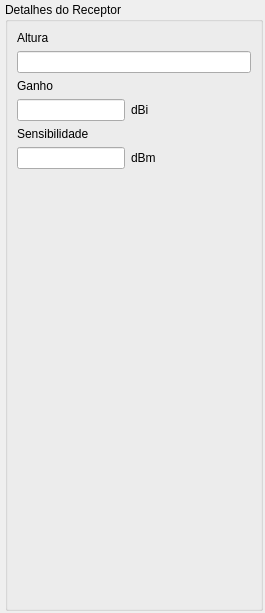
               <widget class="QWidget" name="scroll_area_widget_contents_receiver">
                <property name="geometry">
                 <rect>
                  <x>0</x>
                  <y>0</y>
                  <width>265</width>
                  <height>613</height>
                 </rect>
                </property>
                <layout class="QVBoxLayout" name="verticalLayout_11">
                 <property name="spacing">
                  <number>2</number>
                 </property>
                 <property name="leftMargin">
                  <number>5</number>
                 </property>
                 <property name="topMargin">
                  <number>2</number>
                 </property>
                 <property name="rightMargin">
                  <number>2</number>
                 </property>
                 <property name="bottomMargin">
                  <number>2</number>
                 </property>
                 <item>
                  <widget class="QGroupBox" name="group_box_receive_details">
                   <property name="title">
                    <string>Detalhes do Receptor</string>
                   </property>
                   <layout class="QFormLayout" name="formLayout_12">
                    <item row="0" column="0">
                     <widget class="QLabel" name="label_rx_height">
                      <property name="text">
                       <string>Altura</string>
                      </property>
                     </widget>
                    </item>
                    <item row="1" column="0" colspan="2">
                     <widget class="QLineEdit" name="input_rx_height"/>
                    </item>
                    <item row="2" column="0">
                     <widget class="QLabel" name="label_rx_gain">
                      <property name="text">
                       <string>Ganho</string>
                      </property>
                     </widget>
                    </item>
                    <item row="3" column="0">
                     <widget class="QLineEdit" name="input_rx_gain"/>
                    </item>
                    <item row="3" column="1">
                     <widget class="QLabel" name="label_rx_gain_dbi">
                      <property name="text">
                       <string>dBi</string>
                      </property>
                     </widget>
                    </item>
                    <item row="4" column="0">
                     <widget class="QLabel" name="label_rx_sensitivity">
                      <property name="text">
                       <string>Sensibilidade</string>
                      </property>
                     </widget>
                    </item>
                    <item row="5" column="0">
                     <widget class="QLineEdit" name="input_rx_sensitivity"/>
                    </item>
                    <item row="5" column="1">
                     <widget class="QLabel" name="label_rx_sensitivity_dbm">
                      <property name="text">
                       <string>dBm</string>
                      </property>
                     </widget>
                    </item>
                   </layout>
                  </widget>
                 </item>
                </layout>
               </widget>
